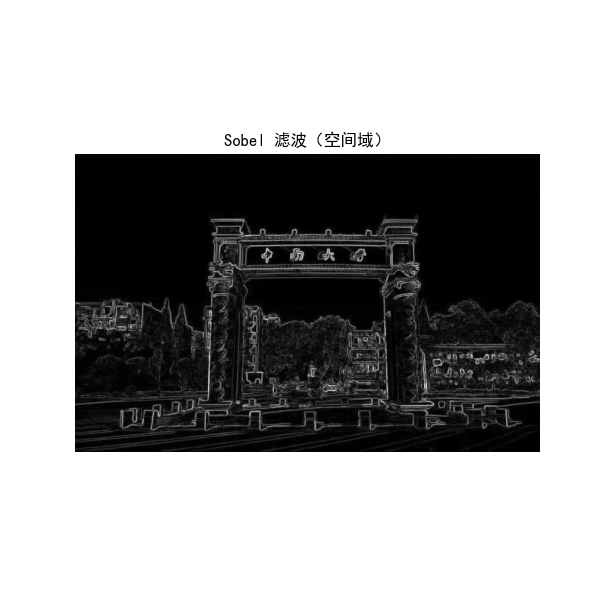

Write the Python code that produced this figure.
import cv2
import numpy as np
import matplotlib.pyplot as plt
from matplotlib import font_manager

plt.rcParams['font.sans-serif'] = ['SimHei']
plt.rcParams['axes.unicode_minus'] = False

image = cv2.imread('image.png')
image_gray = cv2.cvtColor(image, cv2.COLOR_BGR2GRAY)

sobel_x = cv2.Sobel(image_gray, cv2.CV_64F, 1, 0, ksize=3)
sobel_y = cv2.Sobel(image_gray, cv2.CV_64F, 0, 1, ksize=3)

sobel_magnitude = cv2.magnitude(sobel_x, sobel_y)

sobel_magnitude = cv2.normalize(sobel_magnitude, None, 0, 255, cv2.NORM_MINMAX).astype(np.uint8)

channels = cv2.split(image)
filtered_channels = []

for channel in channels:
    dft = cv2.dft(np.float32(channel), flags=cv2.DFT_COMPLEX_OUTPUT)
    dft_shift = np.fft.fftshift(dft)

    rows, cols = channel.shape
    crow, ccol = rows // 2, cols // 2
    mask = np.ones((rows, cols, 2), np.uint8)
    r = 30
    cv2.circle(mask, (ccol, crow), r, (0, 0), -1)

    fshift = dft_shift * mask

    f_ishift = np.fft.ifftshift(fshift)
    img_back = cv2.idft(f_ishift)
    img_back = cv2.magnitude(img_back[:, :, 0], img_back[:, :, 1])

    img_back = cv2.normalize(img_back, None, 0, 255, cv2.NORM_MINMAX)
    filtered_channels.append(img_back.astype(np.uint8))

filtered_image = cv2.merge(filtered_channels)

plt.figure(figsize=(6, 6))
plt.imshow(cv2.cvtColor(image, cv2.COLOR_BGR2RGB))
plt.title('原始彩色图像')
plt.axis('off')
plt.savefig("original_color_image.png")
plt.show()

plt.figure(figsize=(6, 6))
plt.imshow(sobel_magnitude, cmap='gray')
plt.title('Sobel 滤波（空间域）')
plt.axis('off')
plt.savefig("sobel_filtered_image.png")
plt.show()

plt.figure(figsize=(6, 6))
plt.imshow(cv2.cvtColor(filtered_image, cv2.COLOR_BGR2RGB))
plt.title('高通滤波（频域）')
plt.axis('off')
plt.savefig("high_pass_filtered_image.png")
plt.show()
